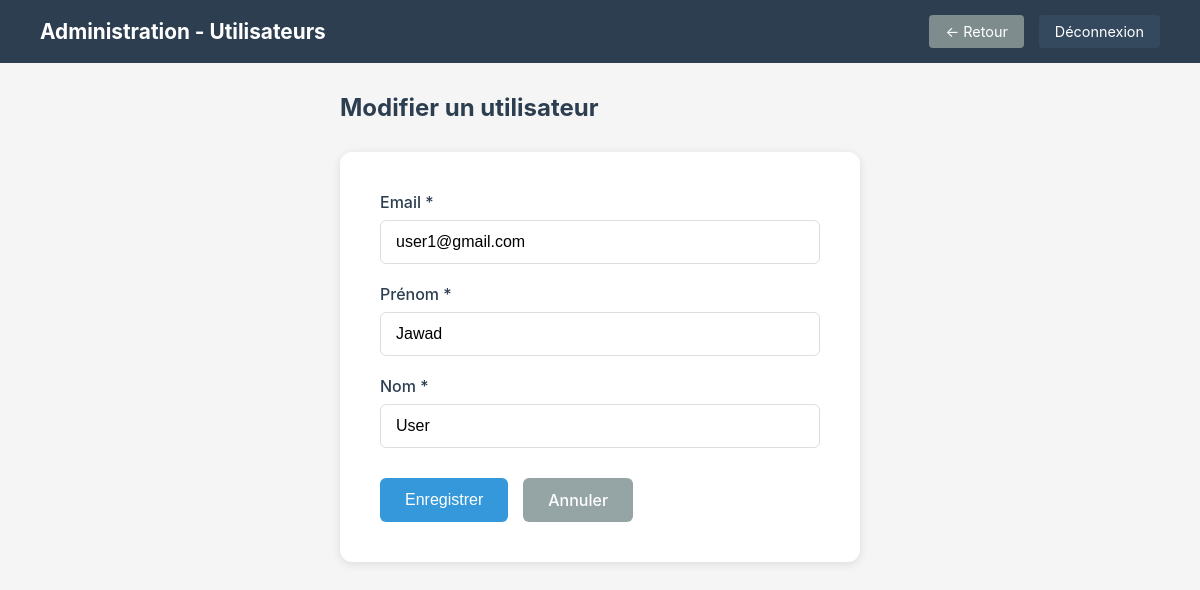
Page /admin/users/edit.php?id=2 (signed in) on the committed database.
### tables this page shows
CREATE TABLE IF NOT EXISTS users (
    id INT AUTO_INCREMENT PRIMARY KEY,
    email VARCHAR(100) UNIQUE NOT NULL,
    password_hash VARCHAR(255) NOT NULL,
    first_name VARCHAR(50) NOT NULL,
    last_name VARCHAR(50) NOT NULL,
    role ENUM('ROLE_USER', 'ROLE_ADMIN') DEFAULT 'ROLE_USER',
    created_at TIMESTAMP DEFAULT CURRENT_TIMESTAMP
);

### src/Database.php (called while the page is built, shortened)
<?php
class Database
{
    private static $instance = null;
    private $mysqli;
    private function __construct()
    {
        $this->mysqli = new mysqli(
            'db',
            'root',
            'root',
            'events_db'
        );
        $this->mysqli->set_charset('utf8mb4');
    }
    public static function getInstance()
    {
        if (self::$instance === null) {
            self::$instance = new self();
        }
        return self::$instance;
    }
    public function prepare($sql)
    {
        return $this->mysqli->prepare($sql);
    }
}

### src/models/User.php (called while the page is built, shortened)
<?php
class User
{
    private string $email;
    private string $firstName;
    private string $lastName;
    public function getEmail(): string
    {
        return $this->email;
    }
    public function getFirstName(): string
    {
        return $this->firstName;
    }
    public function getLastName(): string
    {
        return $this->lastName;
    }
    public static function findById(int $id): ?User
    {
        $database = Database::getInstance();
        $sql = "SELECT * FROM users WHERE id = ?";
        $stmt = $database->prepare($sql);
        $stmt->bind_param("i", $id);
        $stmt->execute();
        $result = $stmt->get_result();
        if ($row = $result->fetch_assoc()) {
            $user = new self();
            $user->id = $row['id'];
            $user->email = $row['email'];
            $user->firstName = $row['first_name'];
            $user->lastName = $row['last_name'];
            $user->role = $row['role'];
            $user->passwordHash = $row['password_hash'];
            $user->createdAt = new DateTime($row['created_at']);
            return $user;
        }
        return null;
    }
}

### admin/users/edit.php (the view, shortened to what this page needs)
<?php
require_once '../../src/Database.php';
require_once '../../src/models/User.php';
$userId = $_GET['id'] ?? 0;
$user = User::findById($userId);
?>
<!DOCTYPE html>
<html lang="fr">
<head>
</head>
<body>
    <header class="admin-header">
        <h1>Administration - Utilisateurs</h1>
        <nav class="admin-nav">
            <a href="index.php" class="back">← Retour</a>
            <a href="../../logout.php">Déconnexion</a>
        </nav>
    </header>
    <main class="main-content">
        <div class="page-header">
            <h2>Modifier un utilisateur</h2>
        </div>
        <div class="form-card">
            <form method="POST">
                <div class="form-group">
                    <label for="email">Email *</label>
                    <input type="email" id="email" name="email" value="<?php echo htmlspecialchars($user->getEmail()); ?>" required>
                </div>
                <div class="form-group">
                    <label for="first_name">Prénom *</label>
                    <input type="text" id="first_name" name="first_name" value="<?php echo htmlspecialchars($user->getFirstName()); ?>" required>
                </div>
                <div class="form-group">
                    <label for="last_name">Nom *</label>
                    <input type="text" id="last_name" name="last_name" value="<?php echo htmlspecialchars($user->getLastName()); ?>" required>
                </div>
                <div class="form-actions">
                    <button type="submit" class="btn btn-primary">Enregistrer</button>
                    <a href="index.php" class="btn btn-secondary">Annuler</a>
                </div>
            </form>
        </div>
    </main>
</body>
</html>

### admin/users/edit.php (style rules this page uses)
* { margin: 0; padding: 0; box-sizing: border-box; }
body { font-family: -apple-system, BlinkMacSystemFont, 'Segoe UI', Roboto, sans-serif; background: #f5f5f5; min-height: 100vh; }
.admin-header { background: #2c3e50; color: white; padding: 15px 40px; display: flex; justify-content: space-between; align-items: center; }
.admin-header h1 { font-size: 1.3rem; }
.admin-nav { display: flex; gap: 15px; }
.admin-nav a { color: white; text-decoration: none; padding: 8px 16px; background: #34495e; border-radius: 4px; font-size: 0.9rem; }
.admin-nav a.back { background: #7f8c8d; }
.main-content { padding: 30px 40px; max-width: 600px; margin: 0 auto; }
.page-header { margin-bottom: 30px; }
.page-header h2 { color: #2c3e50; font-size: 1.5rem; }
.form-card { background: white; padding: 40px; border-radius: 12px; box-shadow: 0 2px 10px rgba(0,0,0,0.1); }
.form-group { margin-bottom: 20px; }
.form-group label { display: block; margin-bottom: 8px; color: #2c3e50; font-weight: 500; }
.form-group input { width: 100%; padding: 12px 15px; border: 1px solid #ddd; border-radius: 6px; font-size: 1rem; transition: border-color 0.2s; }
.btn { padding: 12px 25px; border: none; border-radius: 6px; cursor: pointer; font-size: 1rem; font-weight: 500; text-decoration: none; display: inline-block; }
.btn-primary { background: #3498db; color: white; }
.btn-secondary { background: #95a5a6; color: white; }
.form-actions { display: flex; gap: 15px; margin-top: 30px; }

### rows in the picture
users: email "user1@gmail.com", first_name "Jawad", last_name "User"
